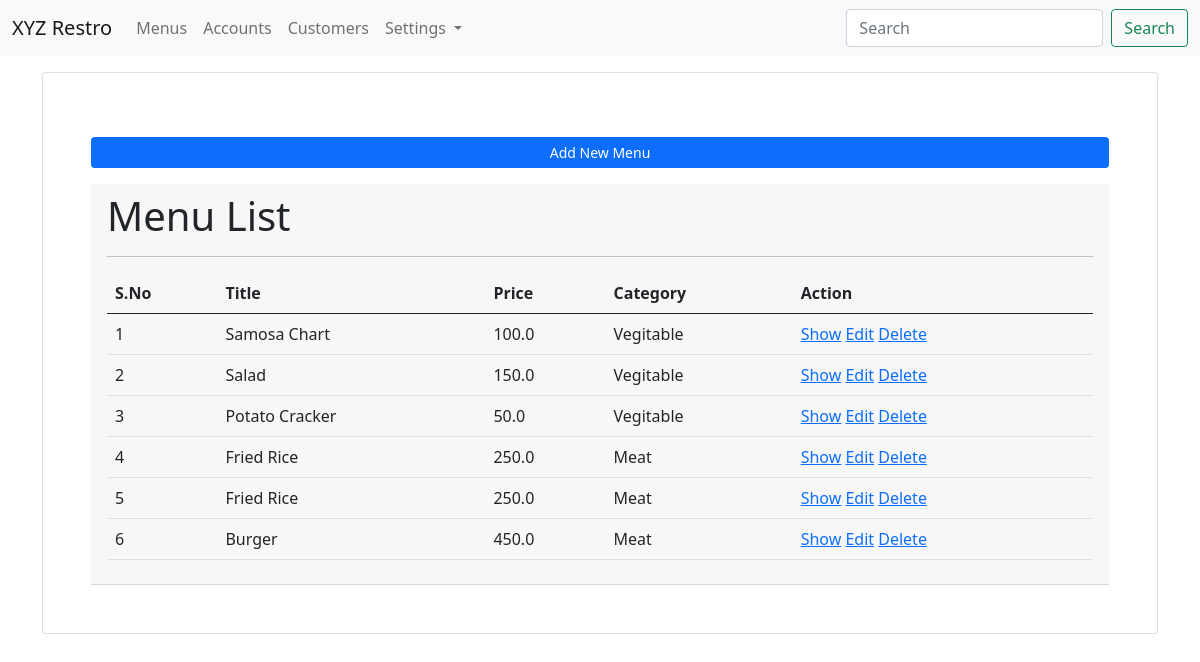
The page /menus/ on the database as committed earlier.
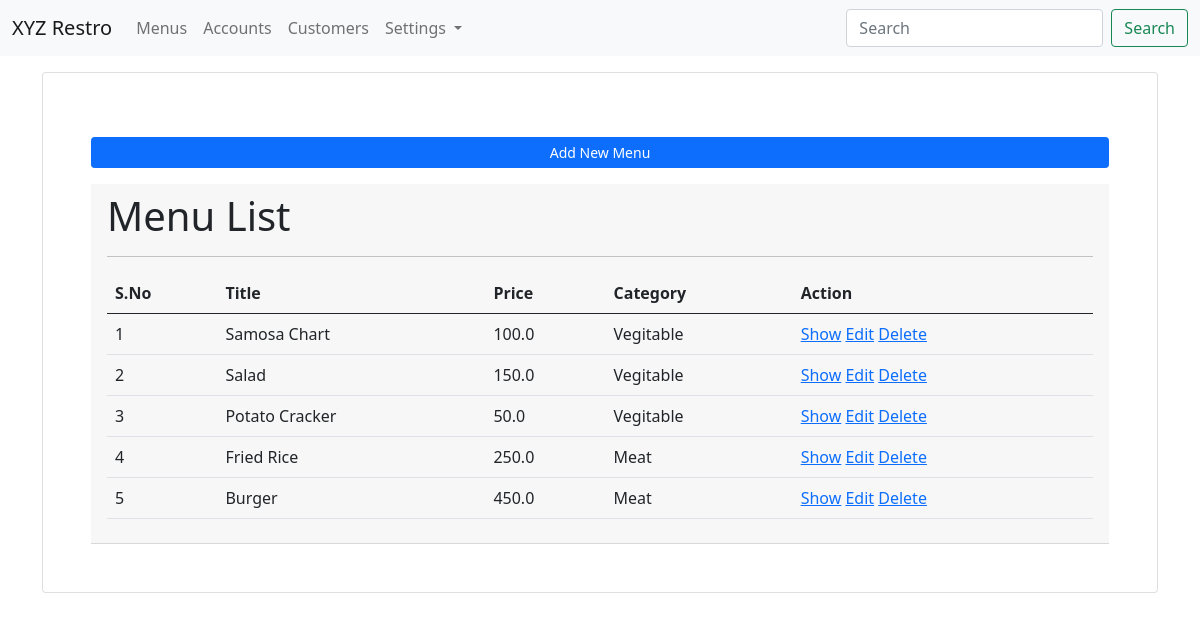
The same page on the database as committed later.
### app_menus/models.py (models this page shows, shortened)
class Menu(models.Model):
    menu_title = models.CharField(max_length=100)
    menu_price = models.FloatField(default=0.00)
    menu_ingredient = models.CharField(max_length=100)
    menu_category = models.ForeignKey(Category, on_delete=models.CASCADE)
    menu_img = models.FileField(upload_to="images/menus/", blank=True, null=True)
    menu_created_at = models.DateTimeField(auto_now_add=True)
    is_active = models.BooleanField(default=True)
    class Meta:
        db_table = "restro_menus"
        ordering = ["-menu_title"]

class Category(models.Model):
    category_title = models.CharField(max_length=100)
    category_code = models.CharField(max_length=20, null=True, blank=True)
    class Meta:
        db_table = "restro_categories"
        ordering = ["-category_title"]

### app_menus/views.py (the view)
# urls.py: path('', views.list_menu, name='menu-list'),
def list_menu(request):
    menu_list = Menu.objects.all()
    context = { "data": menu_list}
    return render(request, 'menus/list_menu.html', context)

### templates/menus/list_menu.html (shortened to what this page needs)
{% extends 'layouts/master.html' %}
{% block content %}
<div class="container">
    <div class="card p-5 mt-3">
        <a href="{% url 'menu-add' %}" class="btn btn-sm btn-primary mb-3 mt-3">Add New Menu</a>
        <div class="card-header">
            <h1>Menu List</h1>
            <hr>
            <table class="table table-hover mt-3">
                <thead>
                    <tr>
                        <th>S.No</th>
                        <th>Title</th>
                        <th>Price</th>
                        <th>Category</th>
                        <th>Action</th>
                    </tr>
                </thead>
                <tbody>
                    {% for val in data %}
                    <tr>
                        <td>{{ forloop.counter }}</td>
                        <td>{{ val.menu_title }}</td>
                        <td>{{ val.menu_price }}</td>
                        <td>{{ val.menu_category.category_title }}</td>
                        <td>
                            <a href="{% url 'menu-show' val.id %}">Show</a>
                            <a href="{% url 'menu-edit' val.id %}">Edit</a>
                            <a href="{% url 'menu-delete' val.id %}">Delete</a>
                        </td>
                    </tr>
                    {% endfor %}
                </tbody>
            </table>
        </div>
    </div>
</div>
{% endblock %}

Rows that differ between the two databases and show on the page:
removed Menu: menu_title "Fried Rice", menu_price "250.0", menu_category.category_title "Meat"
